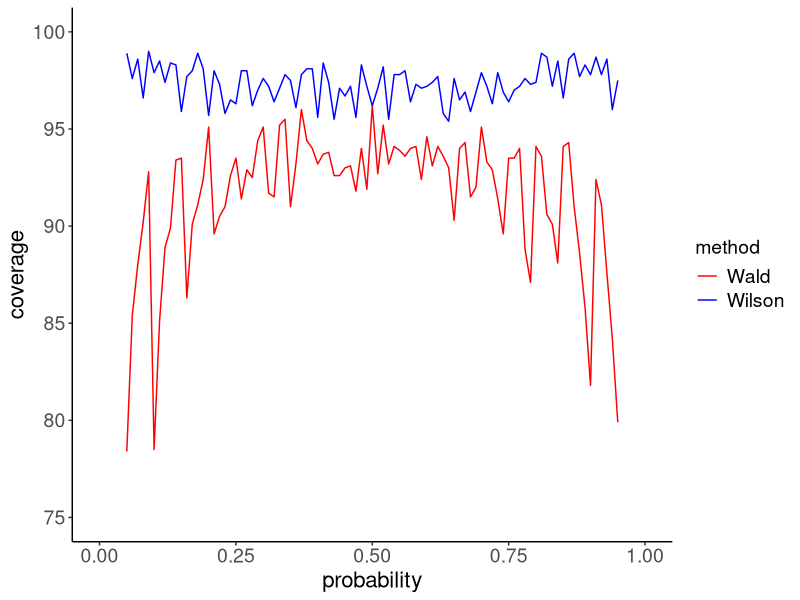
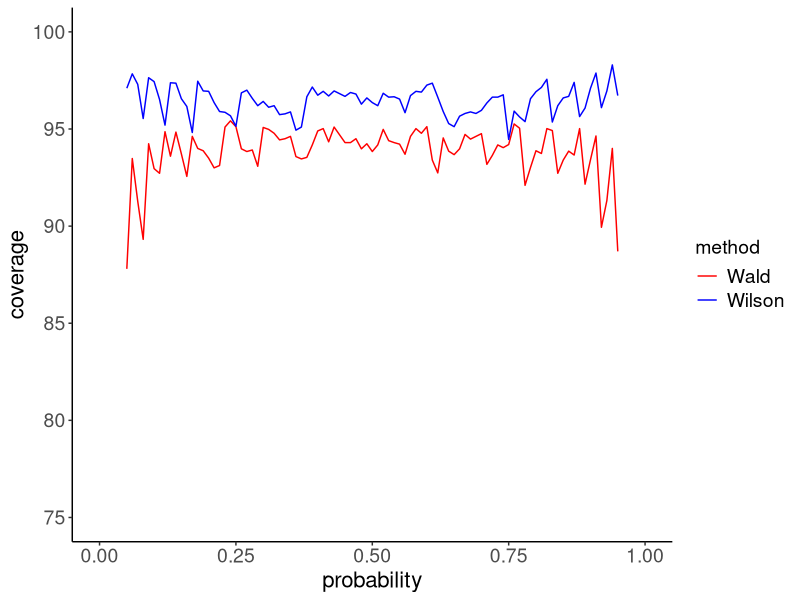

R code for these plots, in order:
## ---- chunk 1
#| code-fold: true

set.seed(1789)
n  <- 30                          # number of Bernoulli trials
L  <- 1000                        # number of simulated sequences 
a  <- 95                          # confidence level
t  <- qnorm((1+a/100)/2)          # quantile of the normal distribution
p  <- seq(0.05, 0.95, by = 0.01)  # tested values of probability
np <- length(p)                   # number of tested values of probability
c_wald   <- numeric(np)           # Wald approach
c_wilson <- numeric(np)           # Wilson approach

for(i in 1:np) {
  for(j in 1:L) {
    x <- rbinom(1, size = n, prob = p[i])  # number of successes
    f <- x/n                               # proportion of successes
    fl <- max(0, (x-0.5)/n) # continuity correction
    fu <- min(1, (x+0.5)/n) 
    CIl <- (fl+t^2/(2*n))/(1+t^2/n) - t*sqrt(fl*(1-fl)/n + t^2/(4*n^2))/(1+t^2/n)
    CIu <- (fu+t^2/(2*n))/(1+t^2/n) + t*sqrt(fu*(1-fu)/n + t^2/(4*n^2))/(1+t^2/n)
    CI_lower_wilson <- max(0.0, CIl) # Wilson interval
    CI_upper_wilson <- min(1.0, CIu)
    CI_lower_wald <- f - t*sqrt(f*(1-f)/n) # Wald interval
    CI_upper_wald <- f + t*sqrt(f*(1-f)/n)
    if(CI_lower_wilson <= p[i] && CI_upper_wilson >= p[i]) c_wilson[i] = c_wilson[i] + 1
    if(CI_lower_wald <= p[i] && CI_upper_wald >= p[i]) c_wald[i] = c_wald[i] + 1
  }
}
c_wilson <- 100*c_wilson/L # estimated coverage
c_wald   <- 100*c_wald/L   
## ---- chunk 2
#| echo: false
#| message: false
#| warning: false
#| label: fig-fig1
#| fig-cap: "Coverage curves for the binomial distribution with $n=30$."

library(tidyverse)
p     <- rep(p, 2)
group <- rep(c("Wald", "Wilson"), each = np)
cov   <- c(c_wald, c_wilson)
df    <- data.frame(method = group, prob = p, coverage = cov)

my_theme = theme(
    axis.title.x = element_text(size = 16),
    axis.text.x = element_text(size = 14),
    axis.title.y = element_text(size = 16),
    axis.text.y = element_text(size = 14),
    legend.title = element_text(size = 14),
    legend.text = element_text(size = 14),
    # hide panel borders and remove grid lines
    panel.border = element_blank(),
    panel.grid.major = element_blank(),
    panel.grid.minor = element_blank(),
    # remove grey background
    panel.background = element_blank(),
    # change axis line
    axis.line = element_line(colour = "black"))

ggplot(data = df, mapping = aes(x = prob, y = coverage, color = method)) + 
  geom_line() + 
  labs(x = "probability", 
       y = "coverage") +
  scale_color_manual(values = c("red", "blue")) +
  scale_x_continuous(limits = c(0, 1)) +
  scale_y_continuous(limits = c(75, 100)) +
  my_theme
## ---- chunk 3
#| echo: false

set.seed(1789)
n  <- 100                         # number of Bernoulli trials
L  <- 5000                        # number of simulated sequences 
a  <- 95                          # confidence level
t  <- qnorm((1+a/100)/2)          # quantile of the normal distribution
p  <- seq(0.05, 0.95, by = 0.01)  # tested values of probability
np <- length(p)                   # number of tested values of probability
c_wald   <- numeric(np)           # Wald approach
c_wilson <- numeric(np)           # Wilson approach

for(i in 1:np) {
  for(j in 1:L) {
    x <- rbinom(1, size = n, prob = p[i])  # number of successes
    f <- x/n                               # proportion of success
    fl <- max(0, (x-0.5)/n) # continuity correction
    fu <- min(1, (x+0.5)/n) 
    CIl <- (fl+t^2/(2*n))/(1+t^2/n) - t*sqrt(fl*(1-fl)/n + t^2/(4*n^2))/(1+t^2/n)
    CIu <- (fu+t^2/(2*n))/(1+t^2/n) + t*sqrt(fu*(1-fu)/n + t^2/(4*n^2))/(1+t^2/n)
    CI_lower_wilson <- max(0.0, CIl) # CI interval - Wilson interval
    CI_upper_wilson <- min(1.0, CIu)
    CI_lower_wald <- f - t*sqrt(f*(1-f)/n) # Wald interval
    CI_upper_wald <- f + t*sqrt(f*(1-f)/n)
    if(CI_lower_wilson <= p[i] && CI_upper_wilson >= p[i]) c_wilson[i] = c_wilson[i] + 1
    if(CI_lower_wald <= p[i] && CI_upper_wald >= p[i]) c_wald[i] = c_wald[i] + 1
  }
}
c_wilson <- 100*c_wilson/L # estimated coverage
c_wald   <- 100*c_wald/L   
## ---- chunk 4
#| echo: false
#| message: false
#| warning: false
#| label: fig-fig2
#| fig-cap: "Coverage curves for the binomial distribution with $n=100$."

library(tidyverse)
p     <- rep(p, 2)
group <- rep(c("Wald", "Wilson"), each = np)
cov   <- c(c_wald, c_wilson)
df    <- data.frame(method = group, prob = p, coverage = cov)

my_theme = theme(
    axis.title.x = element_text(size = 16),
    axis.text.x = element_text(size = 14),
    axis.title.y = element_text(size = 16),
    axis.text.y = element_text(size = 14),
    legend.title = element_text(size = 14),
    legend.text = element_text(size = 14),
    # hide panel borders and remove grid lines
    panel.border = element_blank(),
    panel.grid.major = element_blank(),
    panel.grid.minor = element_blank(),
    # remove grey background
    panel.background = element_blank(),
    # change axis line
    axis.line = element_line(colour = "black"))

ggplot(data = df, mapping = aes(x = prob, y = coverage, color = method)) + 
  geom_line() + 
  labs(x = "probability", 
       y = "coverage") +
  scale_color_manual(values = c("red", "blue")) +
  scale_x_continuous(limits = c(0, 1)) +
  scale_y_continuous(limits = c(75, 100)) +
  my_theme
